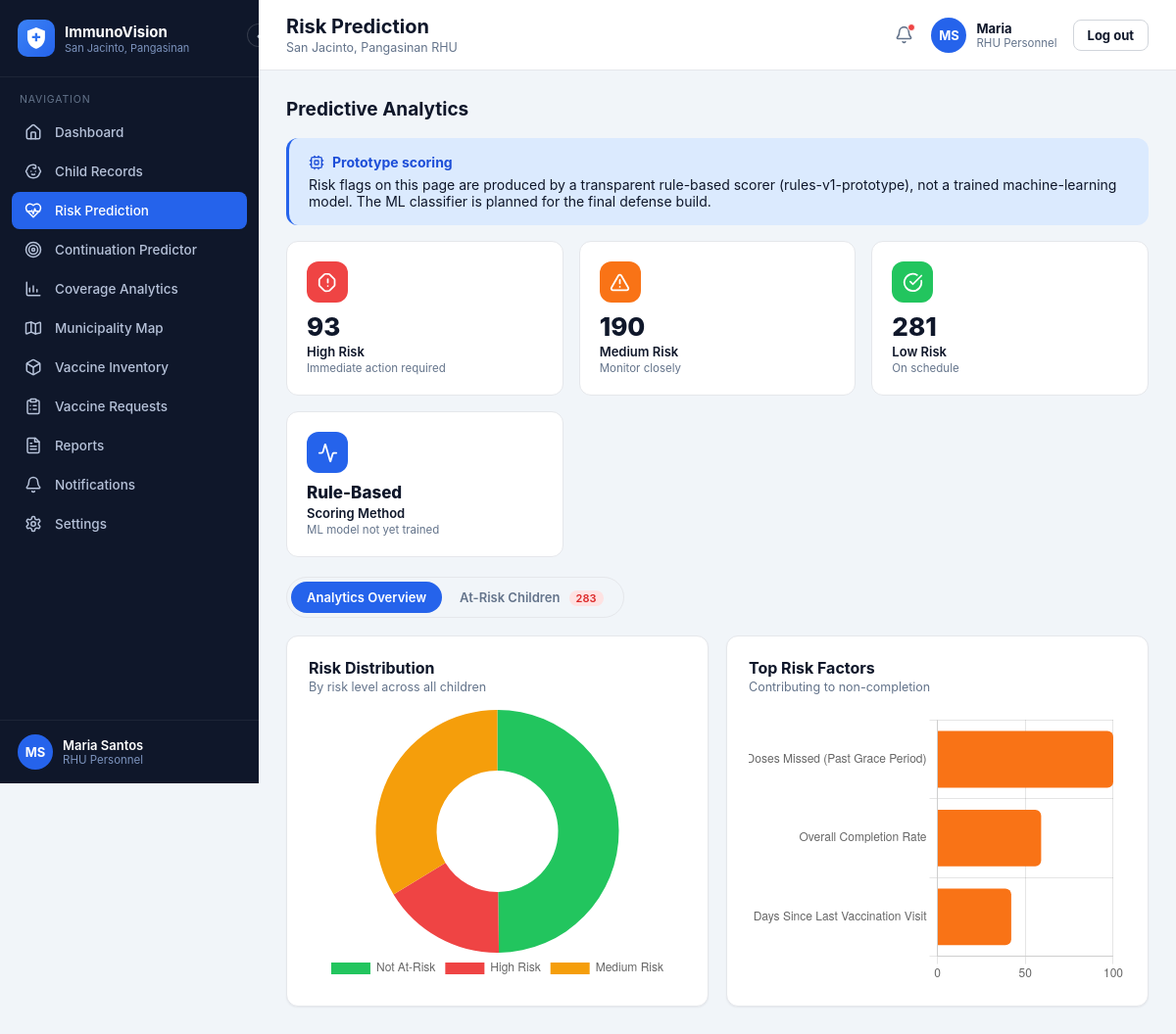
The app's page /rhu/risk (signed in) with its own data.
### models.py (models this page shows, shortened)
class User(UserMixin, db.Model):
    __tablename__ = "users"
    id = db.Column(db.Integer, primary_key=True)
    username = db.Column(db.String(64), unique=True, nullable=False)
    password_hash = db.Column(db.String(255), nullable=False)
    full_name = db.Column(db.String(150), nullable=False)
    role = db.Column(db.String(20), nullable=False)  # admin | rhu | bhw
    barangay_id = db.Column(db.Integer, db.ForeignKey("barangays.id"), nullable=True)
    is_active_flag = db.Column(db.Boolean, default=True, nullable=False)
    created_at = db.Column(db.DateTime, default=datetime.utcnow)
    last_login_at = db.Column(db.DateTime, nullable=True)
    @property
    def is_active(self):
        return self.is_active_flag
    @property
    def role_label(self):
        return {"admin": "System Administrator", "rhu": "RHU Personnel",
                "bhw": "Barangay Health Worker"}.get(self.role, self.role)

### app.py (the view)
@rhu_bp.route("/risk")
def risk():
    dist, factors, rows = risk_distribution(), top_risk_factors(), at_risk_table()
    engine = dp.model_info()
    return render_template("rhu_risk.html", **_rhu_ctx(
        "risk", page_title="Risk Prediction", dist=dist, factors=factors, at_risk_rows=rows,
        engine=engine,
    ))

### app.py (called while the page is built)
def create_app():
    app = Flask(__name__)
    app.config["SECRET_KEY"] = os.environ.get("SECRET_KEY", "dev-secret-key-change-in-production")
    app.config["SQLALCHEMY_DATABASE_URI"] = os.environ.get(
        "DATABASE_URL", f"sqlite:///{DB_PATH}"
    )
    app.config["SQLALCHEMY_TRACK_MODIFICATIONS"] = False
    os.makedirs(os.path.dirname(DB_PATH), exist_ok=True)
    db.init_app(app)
    login_manager.init_app(app)
    app.register_blueprint(auth_bp)
    app.register_blueprint(rhu_bp)
    app.register_blueprint(bhw_bp)
    app.register_blueprint(admin_bp)
    app.register_blueprint(api_bp)
    @login_manager.user_loader
    def load_user(user_id):
        return db.session.get(User, int(user_id))
    @app.context_processor
    def inject_globals():
        return {"today": date.today()}
    return app

def role_required(*roles):
    from functools import wraps
    def decorator(view_func):
        @wraps(view_func)
        def wrapped(*args, **kwargs):
            if not current_user.is_authenticated or current_user.role not in roles:
                abort(403)
            return view_func(*args, **kwargs)
        return wrapped
    return decorator

def build_nav(spec):
    return [{"key": k, "icon": i, "label": l, "url": url_for(e)} for k, i, l, e in spec]

def _children_query(barangay_id=None):
    q = Child.query
    return q.filter(Child.barangay_id == barangay_id) if barangay_id else q

def _cache(key, builder):
    if not has_request_context():
        return builder()
    store = getattr(g, "_iv_cache", None)
    if store is None:
        store = g._iv_cache = {}
    if key not in store:
        store[key] = builder()
    return store[key]

def _vaccine_types_by_id():
    return _cache("vaccine_types", lambda: {vt.id: vt for vt in VaccineType.query.all()})

def _records_by_child():
    def build():
        out = defaultdict(list)
        for record in VaccinationRecord.query.all():
            out[record.child_id].append(record)
        return out
    return _cache("records", build)

def _latest_risk_by_child():
    def build():
        out = {}
        for ra in RiskAssessment.query.order_by(
            RiskAssessment.computed_at.asc(), RiskAssessment.id.asc()
        ).all():
            out[ra.child_id] = ra  # later rows overwrite earlier -> newest wins
        return out
    return _cache("risk", build)

def unread_count(notes):
    return sum(1 for n in notes if n.get("unread"))

### data_processor.py (called while the page is built)
def model_is_trained():
    return os.path.exists(MODEL_PATH)

### templates/rhu_risk.html (shortened to what this page needs)
{% extends "layout_app.html" %}
{% from "_icons.html" import icon %}
{% block content %}
<div class="page-head"><h2>Predictive Analytics</h2></div>
{% if not engine.trained %}
<div class="alert-banner info no-print" style="margin-bottom:16px;">
  <div class="title">{{ icon('cpu', 16) }} Prototype scoring</div>
  <div>Risk flags on this page are produced by a transparent rule-based scorer
  ({{ engine.version }}), not a trained machine-learning model. The ML classifier
  is planned for the final defense build.</div>
</div>
{% endif %}
<div class="stat-grid">
  <div class="stat-card"><div class="stat-icon bg-red">{{ icon('alert-octagon', 21) }}</div><div class="stat-value">{{ dist.high_count }}</div><div class="stat-label">High Risk</div><div class="stat-caption">Immediate action required</div></div>
  <div class="stat-card"><div class="stat-icon bg-orange">{{ icon('alert-triangle', 21) }}</div><div class="stat-value">{{ dist.medium_count }}</div><div class="stat-label">Medium Risk</div><div class="stat-caption">Monitor closely</div></div>
  <div class="stat-card"><div class="stat-icon bg-green">{{ icon('check-circle', 21) }}</div><div class="stat-value">{{ dist.low_count }}</div><div class="stat-label">Low Risk</div><div class="stat-caption">On schedule</div></div>
  <div class="stat-card">
    <div class="stat-icon bg-blue">{{ icon('activity', 21) }}</div>
    {% if engine.trained %}
      <div class="stat-value">{{ '%.1f'|format(engine.metrics.get('accuracy', 0)*100) }}%</div>
      <div class="stat-label">Model Accuracy</div>
      <div class="stat-caption">{{ engine.engine }} classifier</div>
    {% else %}
      <div class="stat-value" style="font-size:17px;">Rule-Based</div>
      <div class="stat-label">Scoring Method</div>
      <div class="stat-caption">ML model not yet trained</div>
    {% endif %}
  </div>
</div>
<div class="pill-tabs" data-tabgroup="riskTabs">
  <button class="pill-tab active" data-tab="overview">Analytics Overview</button>
  <button class="pill-tab" data-tab="atrisk">At-Risk Children <span class="count-badge">{{ at_risk_rows|length }}</span></button>
</div>
<div data-tabpanel="riskTabs" data-tabvalue="overview">
  <div class="grid-2">
    <div class="card card-pad">
      <div class="card-title">Risk Distribution</div>
      <div class="card-sub">By risk level across all children</div>
      <div class="chart-box"><canvas id="riskDonut"></canvas></div>
    </div>
    <div class="card card-pad">
      <div class="card-title">Top Risk Factors</div>
      <div class="card-sub">Contributing to non-completion</div>
      <div class="chart-box"><canvas id="factorsBar"></canvas></div>
    </div>
  </div>
</div>
{% endblock %}
{% block extra_js %}
<script>Chart.defaults.maintainAspectRatio = false; Chart.defaults.responsive = true;</script>
<script>
new Chart(document.getElementById('riskDonut'), {
  type: 'doughnut',
  data: { labels: ['Not At-Risk', 'High Risk', 'Medium Risk'],
    datasets: [{ data: [{{ dist.low_pct }}, {{ dist.high_pct }}, {{ dist.medium_pct }}], backgroundColor: ['#22c55e', '#ef4444', '#f59e0b'], borderWidth: 0 }] },
  options: { plugins: { legend: { position: 'bottom' } } }
});
new Chart(document.getElementById('factorsBar'), {
  type: 'bar',
  data: {
    labels: [{% for f in factors %}{{ f.label|tojson }},{% endfor %}],
    datasets: [{ data: [{% for f in factors %}{{ f.pct }},{% endfor %}], backgroundColor: '#f97316', borderRadius: 6 }]
  },
  options: { indexAxis: 'y', plugins: { legend: { display: false } }, scales: { x: { max: 100 } } }
});
</script>
{% endblock %}

### templates/layout_app.html (shortened to what this page needs)
{% extends "base.html" %}
{% from "_brand.html" import brand_mark %}
{% from "_icons.html" import icon %}
{% block body %}
<div class="app-shell">
  <aside class="sidebar" id="sidebar">
    <div class="sidebar-header">
      {{ brand_mark(38, 10) }}
      <div class="brand-text">
        <div class="t1">ImmunoVision</div>
        <div class="t2">San Jacinto, Pangasinan</div>
      </div>
      <button class="sidebar-toggle" id="sidebarToggle" type="button" title="Collapse sidebar">‹</button>
    </div>
    <div class="sidebar-section-label">Navigation</div>
    <nav class="sidebar-nav">
      {% for item in nav_items %}
      <a class="nav-item {% if item.key == active %}active{% endif %}" href="{{ item.url }}">
        <span class="icon">{{ icon(item.icon, 18) }}</span>
        <span class="label">{{ item.label }}</span>
      </a>
      {% endfor %}
    </nav>
    <div class="sidebar-footer">
      <div class="avatar-chip">{{ current_user.full_name.split(' ')|map('first')|join('') }}</div>
      <div class="who">
        <div class="name">{{ current_user.full_name }}</div>
        <div class="role">{{ current_user.role_label }}</div>
      </div>
    </div>
  </aside>
  <div class="main-col">
    <header class="topbar">
      <div>
        <h1>{% block page_title %}{{ page_title|default('') }}{% endblock %}</h1>
        <div class="subtitle">{% block page_subtitle %}{{ page_subtitle|default('San Jacinto, Pangasinan RHU') }}{% endblock %}</div>
      </div>
      <div class="topbar-right">
        <a href="{{ notif_url|default('#') }}" class="bell-btn" title="Notifications">{{ icon('bell', 19) }}{% if unread_count and unread_count > 0 %}<span class="bell-dot"></span>{% endif %}</a>
        <div class="account-chip">
          <div class="avatar-chip">{{ current_user.full_name.split(' ')|map('first')|join('') }}</div>
          <div class="who">
            <div class="name">{{ current_user.full_name.split(' ')[0] }}</div>
            <div class="role">{{ current_user.role_label }}</div>
          </div>
          <a href="{{ url_for('auth.logout') }}" class="btn btn-outline btn-sm" style="margin-left:6px;">Log out</a>
        </div>
      </div>
    </header>
    <main class="content">
      {% block content %}{% endblock %}
    </main>
  </div>
</div>
{% endblock %}

### records on screen
User: full_name "Maria Santos", role_label "RHU Personnel", full_name "Maria"

### other values on screen
{{ item.label }} "Dashboard" "Child Records" "Risk Prediction" "Continuation Predictor" "Coverage Analytics" "Municipality Map" "Vaccine Inventory" "Vaccine Requests" "Reports" "Notifications" "Settings"
{{ current_user.full_name.split(' ')|map('first')|join('') }} "MS"
{{ page_title|default('') }} "Risk Prediction"
{{ page_subtitle|default('San Jacinto, Pangasinan RHU') }} "San Jacinto, Pangasinan RHU"
{{ engine.version }} "rules-v1-prototype"
{{ dist.high_count }} "93"
{{ dist.medium_count }} "190"
{{ dist.low_count }} "281"
{{ at_risk_rows|length }} "283"
chart data {{ dist.low_pct }} 49.8
chart data {{ dist.high_pct }} 16.5
chart data {{ dist.medium_pct }} 33.7
